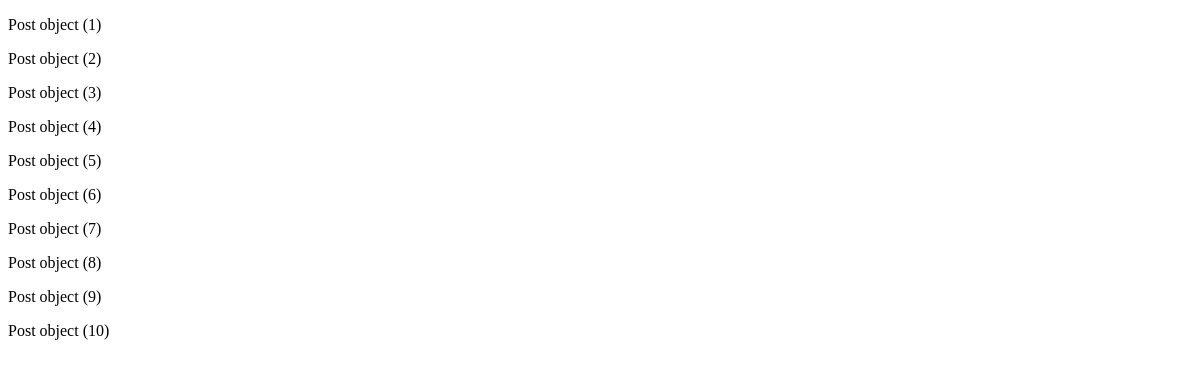
The app's page /cbv/, older data.
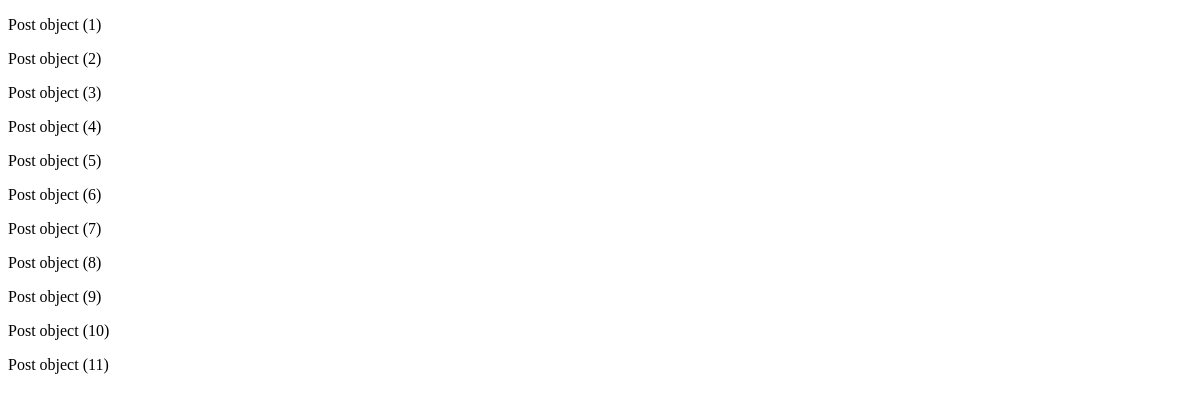
The same page, newer data.
### posts/models.py (models this page shows)
class Post(models.Model):
    image=models.ImageField(verbose_name='이미지',null=True,blank=True)
    content=models.TextField(verbose_name='내용',null=True)
    create_at=models.DateTimeField(verbose_name='작성일',auto_now_add=True)
    view_count=models.IntegerField(verbose_name='조회수',default=0)
    writer=models.ForeignKey(to=User,on_delete=models.CASCADE,null=True,blank=True)

### posts/views.py (the view)
# urls.py: path('cbv/',class_view.as_view()),
class class_view(ListView):
    model=Post
    template_name='cbv_view.html'

### posts/templates/cbv_view.html (shortened to what this page needs)
<!DOCTYPE html>
<html lang="en">
<head>
</head>
<body>
    {%for object in object_list%}
        <p>{{object}}</p>
    {%endfor%}
</body>
</html>

Row changes from the older to the newer data that the page shows:
added Post: id "Post object (11)"
